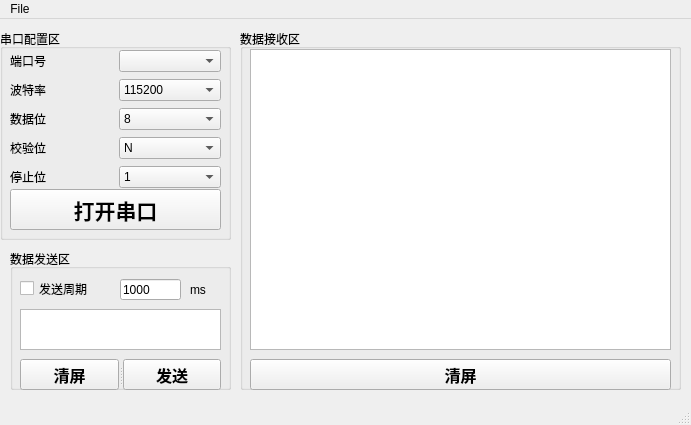
<?xml version="1.0" encoding="UTF-8"?>
<ui version="4.0">
 <class>MainWindow</class>
 <widget class="QMainWindow" name="MainWindow">
  <property name="geometry">
   <rect>
    <x>0</x>
    <y>0</y>
    <width>691</width>
    <height>425</height>
   </rect>
  </property>
  <property name="windowTitle">
   <string>串口工具(基于Python3)_V0.1</string>
  </property>
  <widget class="QWidget" name="centralwidget">
   <widget class="QGroupBox" name="groupBox">
    <property name="geometry">
     <rect>
      <x>0</x>
      <y>10</y>
      <width>231</width>
      <height>211</height>
     </rect>
    </property>
    <property name="title">
     <string>串口配置区</string>
    </property>
    <widget class="QPushButton" name="pushButton">
     <property name="geometry">
      <rect>
       <x>10</x>
       <y>160</y>
       <width>211</width>
       <height>41</height>
      </rect>
     </property>
     <property name="font">
      <font>
       <family>Agency FB</family>
       <pointsize>16</pointsize>
       <weight>75</weight>
       <bold>true</bold>
      </font>
     </property>
     <property name="text">
      <string>打开串口</string>
     </property>
    </widget>
    <widget class="QWidget" name="layoutWidget">
     <property name="geometry">
      <rect>
       <x>10</x>
       <y>20</y>
       <width>211</width>
       <height>141</height>
      </rect>
     </property>
     <layout class="QGridLayout" name="gridLayout">
      <item row="4" column="1">
       <widget class="QComboBox" name="comboBox_5">
        <item>
         <property name="text">
          <string>1</string>
         </property>
        </item>
        <item>
         <property name="text">
          <string>2</string>
         </property>
        </item>
       </widget>
      </item>
      <item row="2" column="0">
       <widget class="QLabel" name="label_3">
        <property name="text">
         <string>数据位</string>
        </property>
       </widget>
      </item>
      <item row="3" column="0">
       <widget class="QLabel" name="label_4">
        <property name="text">
         <string>校验位</string>
        </property>
       </widget>
      </item>
      <item row="1" column="1">
       <widget class="QComboBox" name="comboBox_2">
        <item>
         <property name="text">
          <string>115200</string>
         </property>
        </item>
        <item>
         <property name="text">
          <string>38400</string>
         </property>
        </item>
        <item>
         <property name="text">
          <string>19200</string>
         </property>
        </item>
        <item>
         <property name="text">
          <string>9600</string>
         </property>
        </item>
       </widget>
      </item>
      <item row="3" column="1">
       <widget class="QComboBox" name="comboBox_4">
        <item>
         <property name="text">
          <string>N</string>
         </property>
        </item>
       </widget>
      </item>
      <item row="1" column="0">
       <widget class="QLabel" name="label_2">
        <property name="text">
         <string>波特率</string>
        </property>
       </widget>
      </item>
      <item row="0" column="0">
       <widget class="QLabel" name="label">
        <property name="text">
         <string>端口号</string>
        </property>
       </widget>
      </item>
      <item row="0" column="1">
       <widget class="QComboBox" name="comboBox"/>
      </item>
      <item row="4" column="0">
       <widget class="QLabel" name="label_5">
        <property name="text">
         <string>停止位</string>
        </property>
       </widget>
      </item>
      <item row="2" column="1">
       <widget class="QComboBox" name="comboBox_3">
        <item>
         <property name="text">
          <string>8</string>
         </property>
        </item>
        <item>
         <property name="text">
          <string>7</string>
         </property>
        </item>
        <item>
         <property name="text">
          <string>6</string>
         </property>
        </item>
        <item>
         <property name="text">
          <string>5</string>
         </property>
        </item>
       </widget>
      </item>
     </layout>
    </widget>
   </widget>
   <widget class="QGroupBox" name="groupBox_2">
    <property name="geometry">
     <rect>
      <x>10</x>
      <y>230</y>
      <width>221</width>
      <height>141</height>
     </rect>
    </property>
    <property name="title">
     <string>数据发送区</string>
    </property>
    <widget class="QPushButton" name="pushButton_2">
     <property name="geometry">
      <rect>
       <x>10</x>
       <y>160</y>
       <width>171</width>
       <height>41</height>
      </rect>
     </property>
     <property name="text">
      <string>打开串口/关闭串口</string>
     </property>
    </widget>
    <widget class="QCheckBox" name="checkBox">
     <property name="geometry">
      <rect>
       <x>10</x>
       <y>30</y>
       <width>81</width>
       <height>19</height>
      </rect>
     </property>
     <property name="text">
      <string>发送周期</string>
     </property>
    </widget>
    <widget class="QLineEdit" name="lineEdit">
     <property name="geometry">
      <rect>
       <x>110</x>
       <y>30</y>
       <width>61</width>
       <height>21</height>
      </rect>
     </property>
     <property name="text">
      <string>1000</string>
     </property>
    </widget>
    <widget class="QLabel" name="label_6">
     <property name="geometry">
      <rect>
       <x>180</x>
       <y>30</y>
       <width>21</width>
       <height>21</height>
      </rect>
     </property>
     <property name="text">
      <string>ms</string>
     </property>
    </widget>
    <widget class="QTextEdit" name="textEdit">
     <property name="geometry">
      <rect>
       <x>10</x>
       <y>60</y>
       <width>201</width>
       <height>41</height>
      </rect>
     </property>
    </widget>
    <widget class="QSplitter" name="splitter">
     <property name="geometry">
      <rect>
       <x>10</x>
       <y>110</y>
       <width>201</width>
       <height>31</height>
      </rect>
     </property>
     <property name="orientation">
      <enum>Qt::Horizontal</enum>
     </property>
     <widget class="QPushButton" name="pushButton_5">
      <property name="font">
       <font>
        <family>Agency FB</family>
        <pointsize>12</pointsize>
        <weight>75</weight>
        <bold>true</bold>
       </font>
      </property>
      <property name="text">
       <string>清屏</string>
      </property>
     </widget>
     <widget class="QPushButton" name="pushButton_4">
      <property name="font">
       <font>
        <family>Agency FB</family>
        <pointsize>12</pointsize>
        <weight>75</weight>
        <bold>true</bold>
       </font>
      </property>
      <property name="text">
       <string>发送</string>
      </property>
     </widget>
    </widget>
   </widget>
   <widget class="QGroupBox" name="groupBox_3">
    <property name="geometry">
     <rect>
      <x>240</x>
      <y>10</y>
      <width>441</width>
      <height>361</height>
     </rect>
    </property>
    <property name="title">
     <string>数据接收区</string>
    </property>
    <widget class="QTextBrowser" name="textBrowser">
     <property name="geometry">
      <rect>
       <x>10</x>
       <y>20</y>
       <width>421</width>
       <height>301</height>
      </rect>
     </property>
    </widget>
    <widget class="QPushButton" name="pushButton_3">
     <property name="geometry">
      <rect>
       <x>10</x>
       <y>330</y>
       <width>421</width>
       <height>31</height>
      </rect>
     </property>
     <property name="font">
      <font>
       <family>Agency FB</family>
       <pointsize>12</pointsize>
       <weight>75</weight>
       <bold>true</bold>
      </font>
     </property>
     <property name="text">
      <string>清屏</string>
     </property>
    </widget>
   </widget>
  </widget>
  <widget class="QMenuBar" name="menubar">
   <property name="geometry">
    <rect>
     <x>0</x>
     <y>0</y>
     <width>691</width>
     <height>23</height>
    </rect>
   </property>
   <widget class="QMenu" name="menu">
    <property name="title">
     <string>File</string>
    </property>
    <addaction name="actionNew_File"/>
    <addaction name="actionExit"/>
   </widget>
   <addaction name="menu"/>
  </widget>
  <widget class="QStatusBar" name="statusbar"/>
  <action name="actionNew_File">
   <property name="text">
    <string>New File</string>
   </property>
  </action>
  <action name="actionExit">
   <property name="text">
    <string>Exit</string>
   </property>
   <property name="statusTip">
    <string>点击退出应用程序</string>
   </property>
   <property name="shortcut">
    <string>Ctrl+Q</string>
   </property>
  </action>
 </widget>
 <resources/>
 <connections>
  <connection>
   <sender>actionExit</sender>
   <signal>triggered()</signal>
   <receiver>MainWindow</receiver>
   <slot>close()</slot>
   <hints>
    <hint type="sourcelabel">
     <x>-1</x>
     <y>-1</y>
    </hint>
    <hint type="destinationlabel">
     <x>399</x>
     <y>299</y>
    </hint>
   </hints>
  </connection>
 </connections>
</ui>
